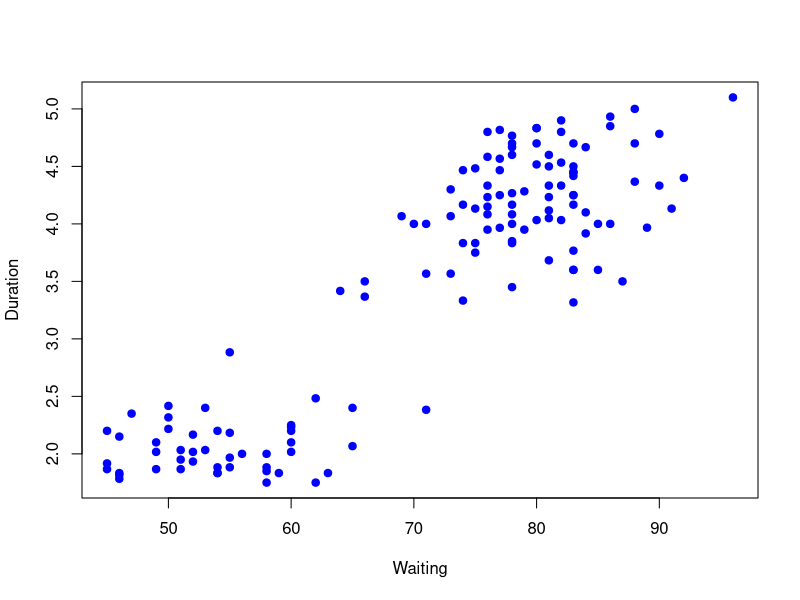
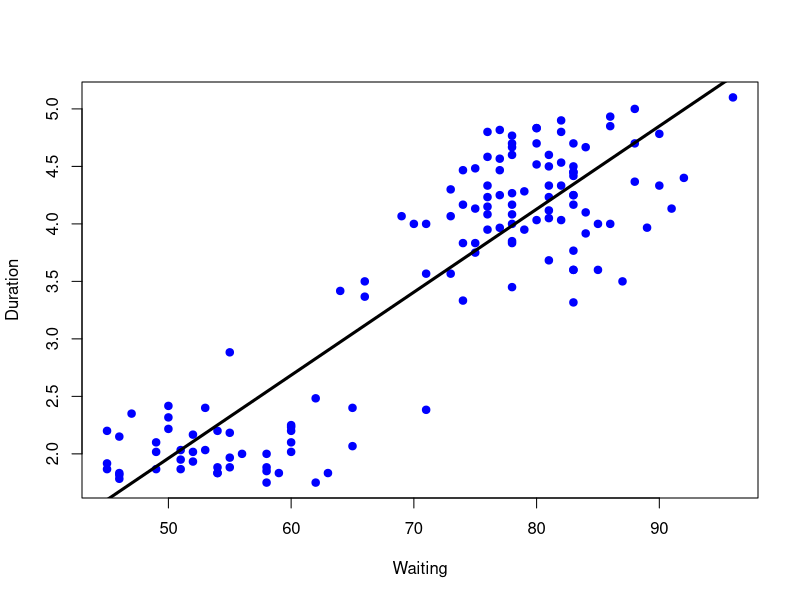
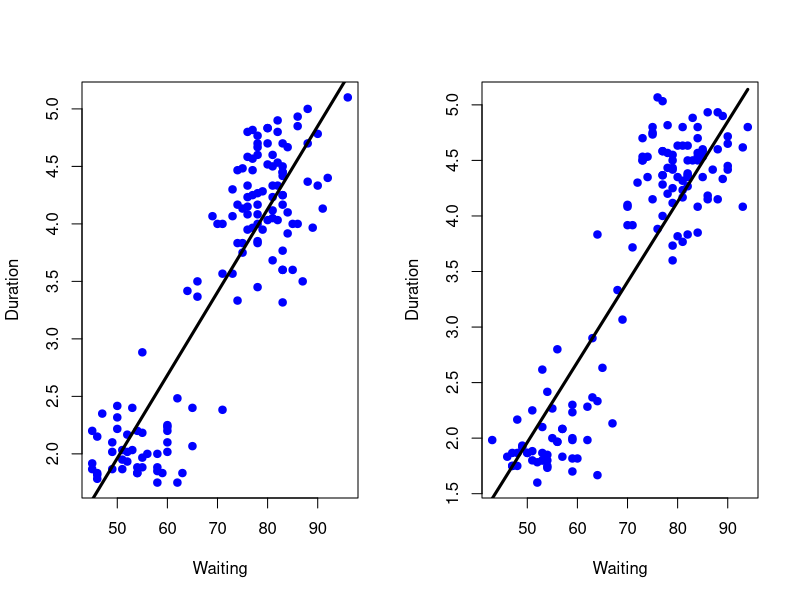
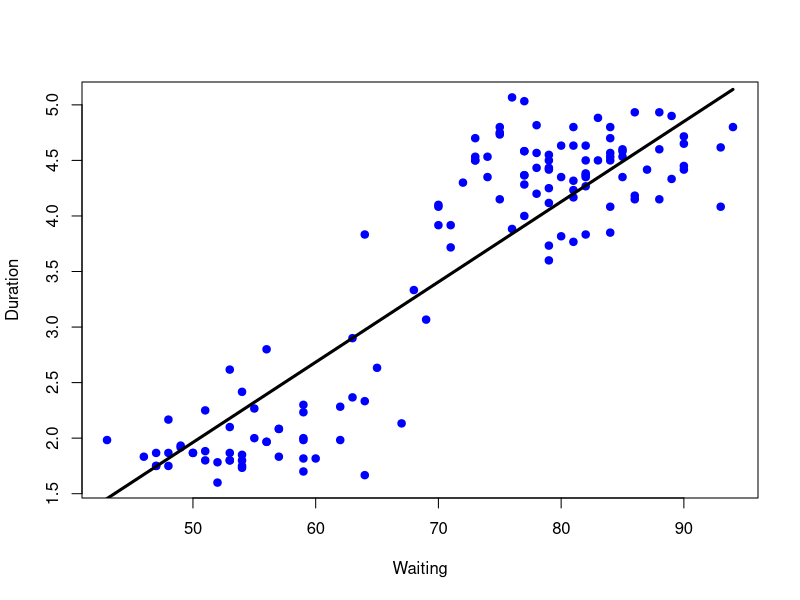

Write R code to recreate these figures, in order.
# Week2-Predicting_w_Regression.R
# 
# Predicting with Regression

setwd("~/GitHub/coursera/MachineLearning")


library(caret)
data("faithful")
set.seed(333)

inTraing <- createDataPartition(faithful$waiting, p=0.5, list = FALSE)
trainFaith <- faithful[inTraing, ]
testFaith <- faithful[-inTraing, ]
dim(trainFaith)
dim(testFaith)
head(trainFaith)

plot(trainFaith$waiting, trainFaith$eruptions, pch=19, col='blue', xlab='Waiting', ylab='Duration')
cor(trainFaith)

# creating the Linear Model
lm1 <- lm(eruptions ~ waiting, data = trainFaith)
summary(lm1)
plot(trainFaith$waiting, trainFaith$eruptions, pch=19, col='blue', xlab='Waiting', ylab='Duration')
lines(trainFaith$waiting, lm1$fitted.values, lwd=3)

# Predicting a new value based on the created model
coef(lm1)[1] + coef(lm1)[2] * 80  # This is an example to evaluate at Waiting = 80
newdata <- data.frame(waiting=80:100)   # Creating fake data to 'predict' based on our model
predict(lm1, newdata)   # Get the prediction for the created vector 'newdata'

# Plot Predictions - training and test
par(mfrow=c(1,2))
plot(trainFaith$waiting, trainFaith$eruptions, pch=19, col='blue', xlab='Waiting', ylab='Duration')
lines(trainFaith$waiting, predict(lm1), lwd=3)
plot(testFaith$waiting, testFaith$eruptions, pch=19, col='blue', xlab='Waiting', ylab='Duration')
lines(testFaith$waiting, predict(lm1, newdata = testFaith), lwd=3)

# Prediction Intervals
par(mfrow=c(1,1))
pred1 <- predict(lm1, newdata = testFaith, interval = 'prediction')
ord <- order(testFaith$waiting)
plot(testFaith$waiting, testFaith$eruptions, pch=19, col='blue', xlab='Waiting', ylab='Duration')
matlines(testFaith$waiting[ord], pred1[ord], type = "l", col = c(1,2,2), lty=c(1,1,1), lwd = 3)

# The same process, but EASIER using caret
modelFit <- train(eruptions ~ waiting, data = trainFaith, method = 'lm')
summary(modelFit$finalModel)
